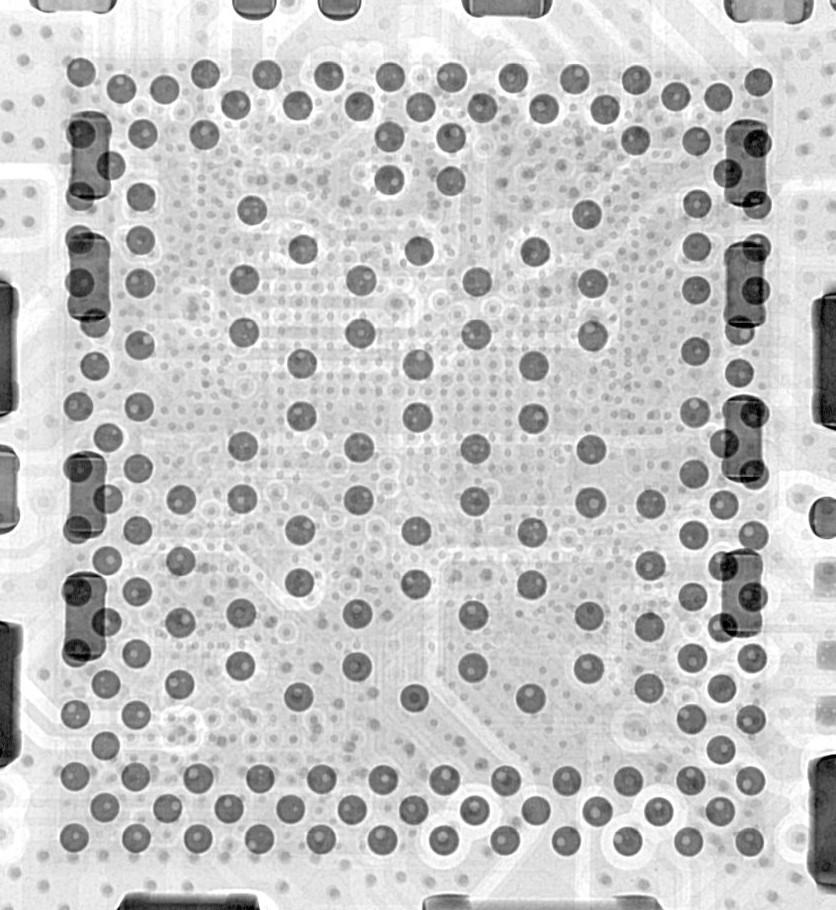
#> input picture Intel_obj.v2i.yolov8/train/images/01_jpg.rf.80566d19cb13634ce2fffab6ac338d84.jpg, 836 x 910 px
$ python hough_circle_detection.py Intel_obj.v2i.yolov8/train/images/01_jpg.rf.80566d19cb13634ce2fffab6ac338d84.jpg
#> lines starting #> are read from the running program, lines starting #| are printed output that depends on the picture; after the words box and inside, x2 and y2 are one past the last pixel; in counts of white or black regions, pixels touching at a corner belong together
# [108 lines of commented-out code are left out]


import cv2
import numpy as np
import sys
import os
from scipy.spatial import KDTree  # pip install scipy

# ── INPUT ───────────────────────────────────
IMAGE_PATH = "/home/oem/Documents/Intel/for_img_35_DOC1_leg1/train/images/35.jpg"
if len(sys.argv) > 1:
    IMAGE_PATH = sys.argv[1]

base       = os.path.splitext(IMAGE_PATH)[0]
OUTPUT_IMG = base + "_detected.png"
OUTPUT_TXT = base + "_annotations.txt"

# ── HOUGH PARAMETERS (unchanged) ────────────
BLUR_KSIZE       = 5
HOUGH_DP         = 1
HOUGH_MIN_DIST   = 18
HOUGH_PARAM1     = 60
HOUGH_PARAM2     = 22
HOUGH_MIN_RADIUS = 7
HOUGH_MAX_RADIUS = 22

# ── FILTER THRESHOLDS — tune these ──────────
MAX_MEAN_INTENSITY  = 250   # Filter 1: reject circles brighter than this (0-255)
MIN_STD_DEV         = 8.0   # Filter 2: reject circles with flat interior (too uniform)
MIN_CIRCULARITY     = 0.55  # Filter 3: reject non-circular blobs (1.0 = perfect circle)
MIN_NEIGHBORS       = 2     # Filter 4: reject circles with fewer than this many neighbours
NEIGHBOR_RADIUS     = 55    # Filter 4: search radius for neighbours (pixels)
# ────────────────────────────────────────────

img = cv2.imread(IMAGE_PATH)
#> img is the input picture: shape (910, 836, 3); min 0, max 255, mean 195.5
if img is None:
    print(f"[ERROR] Could not read: {IMAGE_PATH}")
    sys.exit(1)

h, w   = img.shape[:2]
#> h = 910; w = 836
gray   = cv2.cvtColor(img, cv2.COLOR_BGR2GRAY)
blur   = cv2.medianBlur(gray, BLUR_KSIZE)

# ── Step 1: CLAHE — improves contrast before Hough ──
clahe  = cv2.createCLAHE(clipLimit=2.0, tileGridSize=(8, 8))
enhanced = clahe.apply(blur)
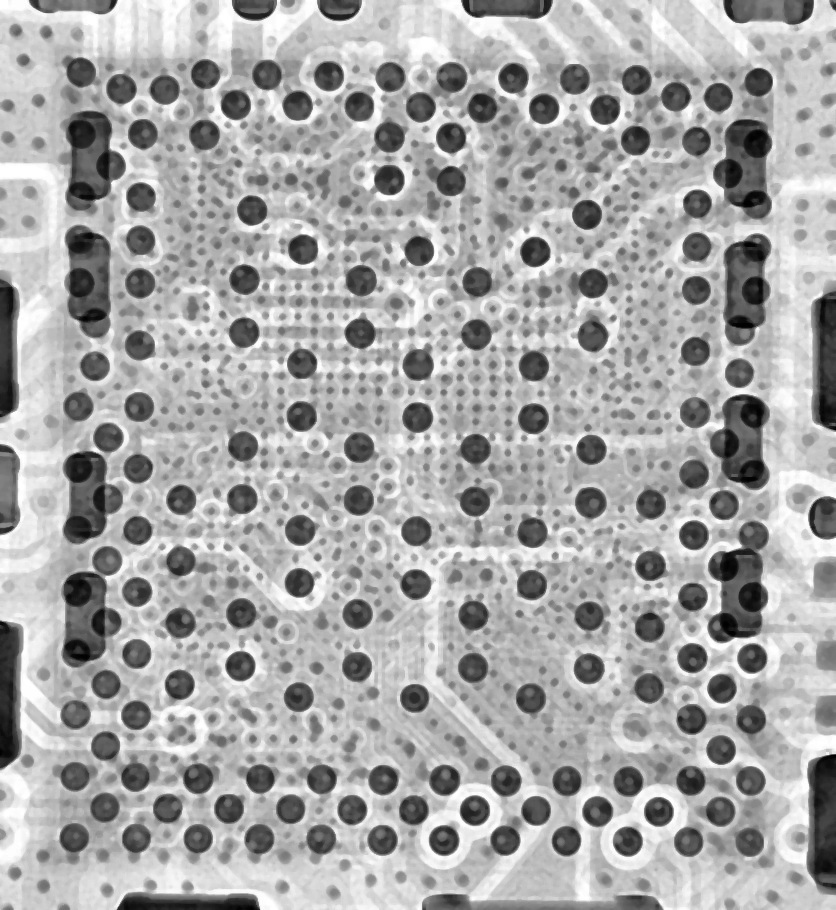
#> enhanced: shape (910, 836); min 1, max 255, mean 167

circles = cv2.HoughCircles(
    enhanced,
    cv2.HOUGH_GRADIENT,
    dp        = HOUGH_DP,
    minDist   = HOUGH_MIN_DIST,
    param1    = HOUGH_PARAM1,
    param2    = HOUGH_PARAM2,
    minRadius = HOUGH_MIN_RADIUS,
    maxRadius = HOUGH_MAX_RADIUS,
)
#> circles = 267 rows, first 8: [179.5, 684.5, 14.7], [696.5, 246.5, 14.6], [73.5, 837.5, 14.7], [228.5, 808.5, 14.4], [588.5, 668.5, 15.5], [136.5, 653.5, 14.5], [137.5, 530.5, 14.5], [727.5, 173.5, 14.5]

if circles is None:
    print("No circles detected.")
    sys.exit(0)

circles_raw = np.round(circles[0]).astype(int)
#> circles_raw = 267 rows, first 8: [180, 684, 15], [696, 246, 15], [74, 838, 15], [228, 808, 14], [588, 668, 16], [136, 654, 14], [138, 530, 14], [728, 174, 14]
print(f"Raw detections     : {len(circles_raw)}")
#| Raw detections     : 267

# ── Helper: extract circular ROI mask ───────
def circle_mask(gray_img, cx, cy, r):
    """Returns pixel values inside a circular mask."""
    mask = np.zeros(gray_img.shape, dtype=np.uint8)
    cv2.circle(mask, (cx, cy), r, 255, -1)
    return gray_img[mask == 255]

# ── Helper: compute circularity from binary mask ─
def circularity_score(gray_img, cx, cy, r):
    """
    Threshold the circle ROI, find the dominant contour,
    return circularity = 4π·Area / Perimeter².
    1.0 = perfect circle, lower = more irregular.
    """
    roi_mask = np.zeros(gray_img.shape, dtype=np.uint8)
    cv2.circle(roi_mask, (cx, cy), r, 255, -1)
    roi = cv2.bitwise_and(gray_img, gray_img, mask=roi_mask)

    # Crop to bounding box for speed
    x1, y1 = max(cx - r, 0), max(cy - r, 0)
    x2, y2 = min(cx + r, gray_img.shape[1]), min(cy + r, gray_img.shape[0])
    crop    = roi[y1:y2, x1:x2]

    _, thresh = cv2.threshold(crop, 0, 255, cv2.THRESH_BINARY + cv2.THRESH_OTSU)
    contours, _ = cv2.findContours(thresh, cv2.RETR_EXTERNAL, cv2.CHAIN_APPROX_SIMPLE)

    if not contours:
        return 0.0

    cnt  = max(contours, key=cv2.contourArea)
    area = cv2.contourArea(cnt)
    peri = cv2.arcLength(cnt, True)

    if peri == 0:
        return 0.0

    return (4 * np.pi * area) / (peri ** 2)

# ── FILTER PASS ─────────────────────────────
kept    = []
reasons = {"intensity": 0, "std_dev": 0, "circularity": 0, "isolated": 0}

for (cx, cy, r) in circles_raw:
    pixels = circle_mask(gray, cx, cy, r)

    # ── Filter 1: Intensity gate ─────────────
    # Real solder balls are dark; reject bright circles
    mean_val = float(np.mean(pixels))
    if mean_val > MAX_MEAN_INTENSITY:
        reasons["intensity"] += 1
        continue

    # ── Filter 2: Texture / std-dev gate ─────
    # Real balls have internal contrast; flat regions don't
    std_val = float(np.std(pixels))
    if std_val < MIN_STD_DEV:
        reasons["std_dev"] += 1
        continue

    # ── Filter 3: Circularity gate ───────────
    # Real balls are round; edge connectors and traces aren't
    circ = circularity_score(gray, cx, cy, r)
    if circ < MIN_CIRCULARITY:
        reasons["circularity"] += 1
        continue

    kept.append((cx, cy, r))
#> this loop made 267 passes
#> (cx, cy, r, mean_val, std_val, x1 in circularity_score, y1 in circularity_score, x2 in circularity_score) on passes 1 to 3: (180, 684, 15, 128.4, 25.41, 165, 669, 195), (696, 246, 15, 122, 29.43, 681, 231, 711), (74, 838, 15, 125.8, 23.66, 59, 823, 89)
#> pass 1, in circularity_score, `roi = cv2.bitwise_and(gray_img, gray_img, mask=roi_mask)`:
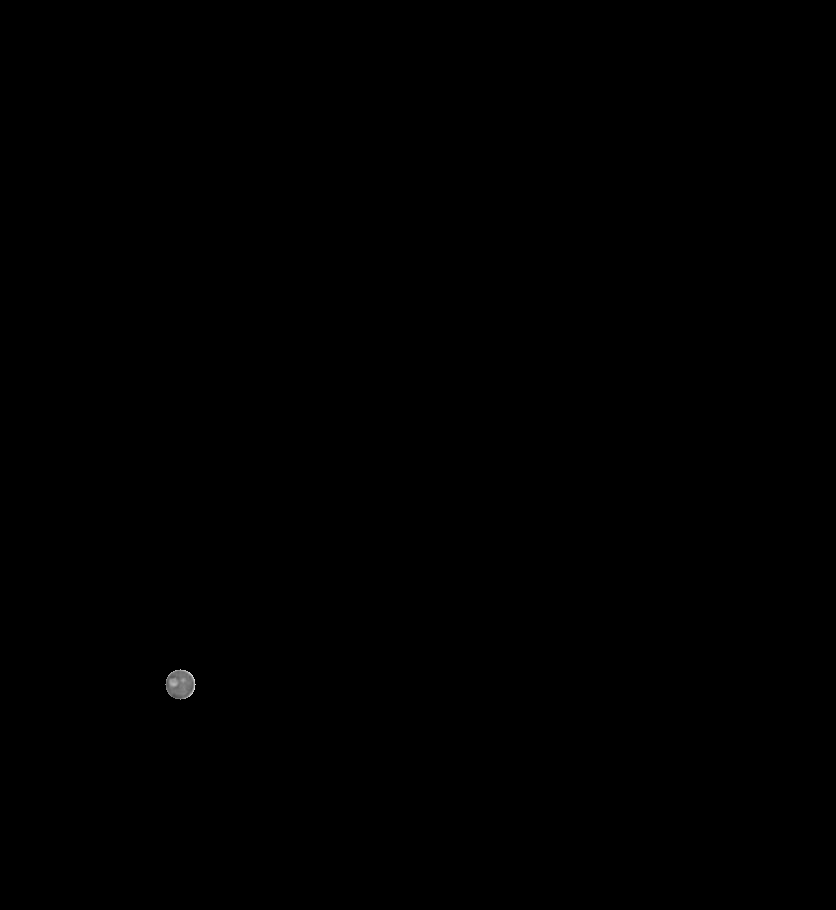
#> roi: shape (910, 836); min 0, max 232, mean 0.1
#> pass 1, in circularity_score, `crop    = roi[y1:y2, x1:x2]`:
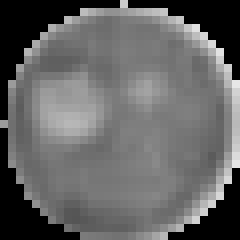
#> crop: shape (30, 30) (shown 8 times larger); min 0, max 231, mean 100.7
#> pass 1, in circularity_score, `_, thresh = cv2.threshold(crop, 0, 255, cv2.THRESH_BINARY + cv2.THRESH..`:
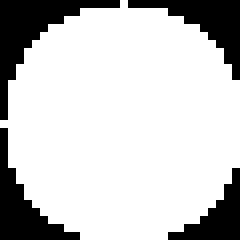
#> thresh: shape (30, 30) (shown 8 times larger); 78.6% white; 4 black regions, box (x1, y1, x2, y2) and area: (0, 0, 15, 15) 63, (16, 0, 30, 10) 48, (0, 16, 10, 30) 48, (21, 21, 30, 30) 34
#> after the loop, kept = 242 items, first 6: (180, 684, 15), (696, 246, 15), (74, 838, 15), (228, 808, 14), (588, 668, 16), (136, 654, 14); reasons = {'intensity': 0, 'std_dev': 2, 'circularity': 23, 'isolated': 0}

# ── Filter 4: Grid regularity — needs all survivors first ──
# BGA balls form a grid; isolated detections are spurious
if len(kept) >= MIN_NEIGHBORS + 1:
    centers = np.array([(cx, cy) for cx, cy, _ in kept], dtype=float)
#> centers = 242 pairs, first value 28 to 802, second value 2 to 880
    tree    = KDTree(centers)

    final = []
    for i, (cx, cy, r) in enumerate(kept):
        # Count neighbours within NEIGHBOR_RADIUS (excluding self, index 0)
        idxs = tree.query_ball_point([cx, cy], NEIGHBOR_RADIUS)
        n_neighbors = len(idxs) - 1   # subtract self
        if n_neighbors < MIN_NEIGHBORS:
            reasons["isolated"] += 1
            continue
        final.append((cx, cy, r))
#> this loop made 242 passes
#> (cx, cy, r) on passes 16 to 18: (628, 842, 15), (636, 140, 15), (692, 658, 15)
else:
    final = kept

# ── Report ───────────────────────────────────
print(f"After intensity     : -{reasons['intensity']}")
#| After intensity     : -0
print(f"After std-dev       : -{reasons['std_dev']}")
#| After std-dev       : -2
print(f"After circularity   : -{reasons['circularity']}")
#| After circularity   : -23
print(f"After grid check    : -{reasons['isolated']}")
#| After grid check    : -34
print(f"Final detections   : {len(final)}")
#| Final detections   : 208

# ── Draw results ─────────────────────────────
output = img.copy()
for (cx, cy, r) in final:
    cv2.circle(output, (cx, cy), r, (0, 0, 255), 2)
    cv2.circle(output, (cx, cy), 2, (0, 0, 255), -1)
#> this loop made 208 passes
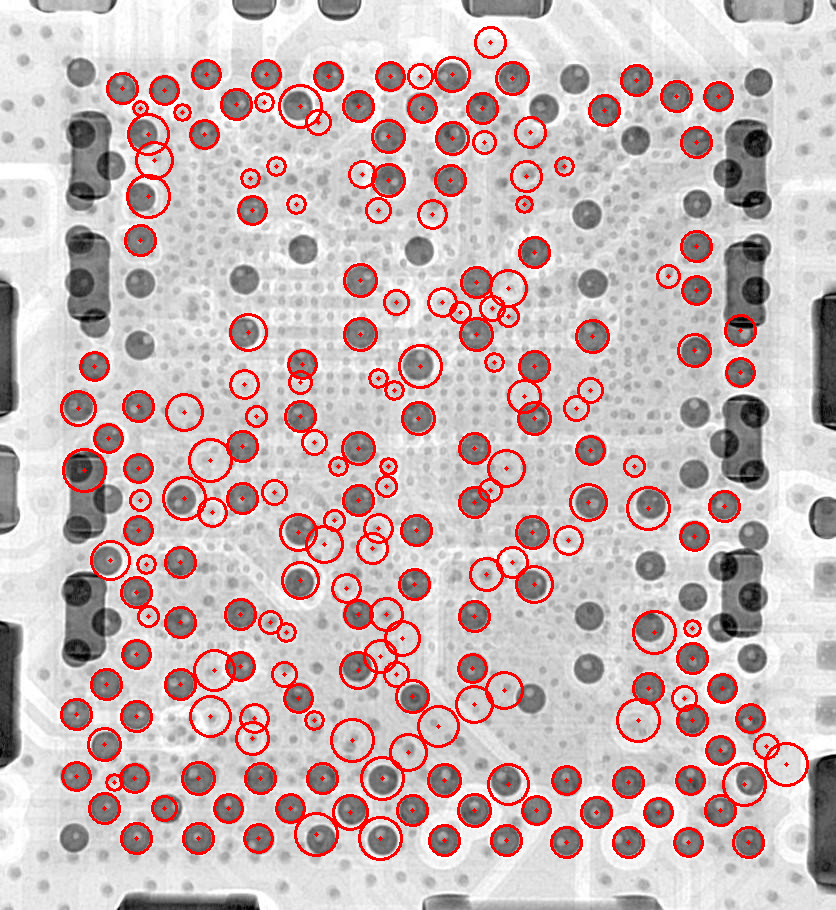
#> output: shape (910, 836, 3); 7.78% of pixels changed, all inside (x1, y1, x2, y2) = (60, 26, 809, 861)

cv2.imwrite(OUTPUT_IMG, output)

# ── Write YOLO annotations ───────────────────
with open(OUTPUT_TXT, "w") as f:
    for (cx, cy, r) in final:
        cx_n = cx / w
        cy_n = cy / h
        w_n  = (2 * r) / w
        h_n  = (2 * r) / h
        f.write(f"0 {cx_n:.6f} {cy_n:.6f} {w_n:.6f} {h_n:.6f}\n")

print(f"Image saved : {OUTPUT_IMG}")
print(f"Labels saved: {OUTPUT_TXT}")


# [116 lines of commented-out code are left out]
